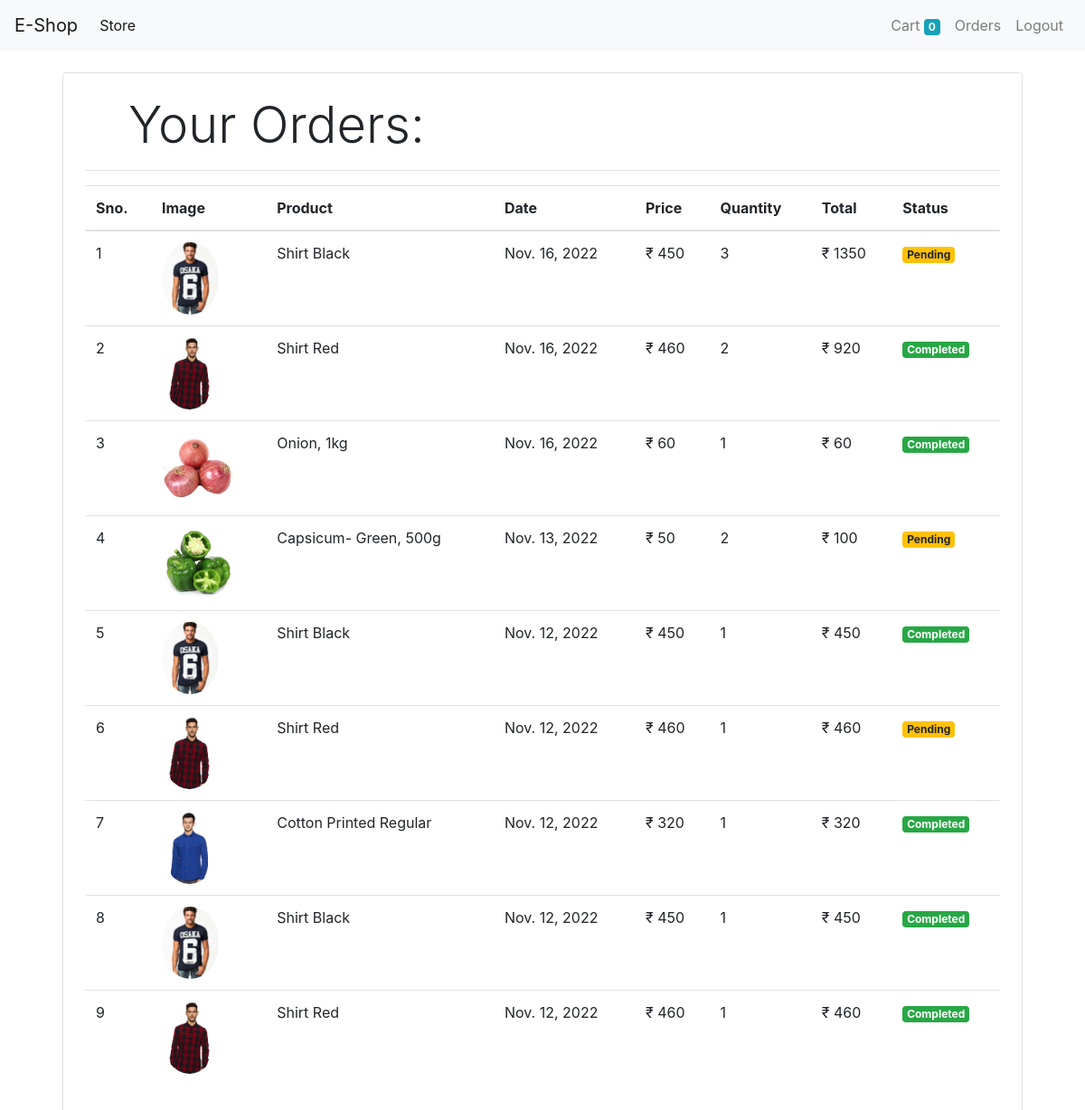
Screenshot of /orders (signed in) with the database file from the repository.
### store/models/orders.py (models this page shows, shortened)
class Order(models.Model):
    product = models.ForeignKey(Product, on_delete=models.CASCADE)
    customer = models.ForeignKey(Customer, on_delete=models.CASCADE)
    quantity = models.IntegerField(default=1)
    price = models.IntegerField()
    address = models.CharField(max_length=50, default='', blank=True)
    phone = models.CharField(max_length=50, default='', blank=True)
    date = models.DateField(default=datetime.datetime.today)
    status = models.BooleanField(default=False)
    @staticmethod
    def get_orders_by_customer(customer_id):
        return Order \
            .objects \
            .filter(customer=customer_id)\
            .order_by('-date')

### store/models/products.py (models this page shows, shortened)
class Product(models.Model):
    name = models.CharField(max_length=50)
    price = models.IntegerField(default=0)
    category = models.ForeignKey(Category, on_delete=models.CASCADE , default=1)
    description = models.CharField(max_length=200 , default='' , null=True , blank=True)
    image = models.ImageField(upload_to='uploads/products/')

### store/middlewares/auth.py (the view)
    def middleware(request):
        print(request.session.get('customer'))
        returnUrl = request.META['PATH_INFO']
        if not request.session.get('customer'):
            return redirect(f'login?return_url={returnUrl}')
        response = get_response(request)
        return response

### store/templatetags/custom_filter.py (called while the page is built)
@register.filter(name='currency')
def currency(number):
    return "₹ "+str(number)

@register.filter(name='multiply')
def multiply(number, number1):
    return number * number1

### store/views/orders.py (called while the page is built)
    def get(self, request):
        customer = request.session.get('customer')
        orders = Order.get_orders_by_customer(customer)
        print(orders)
        return render(request, 'orders.html', {'orders':orders})

### store/templates/orders.html
{% extends 'base.html' %}
{% block content %}
{% load cart %}
{% load custom_filter %}
<div class="container">
    <div class="border rounded p-4 m-4">
        <p class="display-4 pl-4 ml-4">Your Orders:</p>
        <hr>
        <table class="table">
            <thead>
                <tr>
                    <th>Sno.</th>
                    <th>Image</th>
                    <th>Product</th>
                    <th>Date</th>
                    <th>Price</th>
                    <th>Quantity</th>
                    <th>Total</th>
                    <th>Status</th>
                </tr>
            </thead>
            <tbody>
                {% for order in orders%}
                <tr>
                    <td>{{forloop.counter}}</td>
                    <td><img style="height:80px;" class="rounded-circle" src="{{order.product.image.url}}" alt=""></td>
                    <td>{{order.product.name}}</td>
                    <td>{{order.date}}</td>
                    <td>{{order.price|currency}}</td>
                    <td>{{order.quantity}}</td>
                    <td>{{order.quantity|multiply:order.price|currency}}</td>
                    {% if order.status %}
                    <td><small class="badge badge-success">Completed</small></td>
                    {% else %}
                    <td><small class="badge badge-warning">Pending</small></td>
                    {% endif %}
                </tr>
                {%endfor%}
            </tbody>
        </table>
    </div>
</div>
{% endblock %}

### rows the page displays
Order: product.image (picture), product.name "Shirt Black", date "Nov. 16, 2022", price "₹ 450", quantity "3", quantity|multiply "₹ 1350", status "Pending"
Order: product.image (picture), product.name "Shirt Red", date "Nov. 16, 2022", price "₹ 460", quantity "2", quantity|multiply "₹ 920", status "Completed"
Order: product.image (picture), product.name "Onion, 1kg", date "Nov. 16, 2022", price "₹ 60", quantity "1", quantity|multiply "₹ 60", status "Completed"
Order: product.image (picture), product.name "Capsicum- Green, 500g", date "Nov. 13, 2022", price "₹ 50", quantity "2", quantity|multiply "₹ 100", status "Pending"
Order: product.image (picture), product.name "Shirt Black", date "Nov. 12, 2022", price "₹ 450", quantity "1", quantity|multiply "₹ 450", status "Completed"
Order: product.image (picture), product.name "Shirt Red", date "Nov. 12, 2022", price "₹ 460", quantity "1", quantity|multiply "₹ 460", status "Pending"
Order: product.image (picture), product.name "Cotton Printed Regular", date "Nov. 12, 2022", price "₹ 320", quantity "1", quantity|multiply "₹ 320", status "Completed"
Order: product.image (picture), product.name "Shirt Black", date "Nov. 12, 2022", price "₹ 450", quantity "1", quantity|multiply "₹ 450", status "Completed"
Order: product.image (picture), product.name "Shirt Red", date "Nov. 12, 2022", price "₹ 460", quantity "1", quantity|multiply "₹ 460", status "Completed"

### other values shown
{{ request.session.cart.keys|length }} "0"
